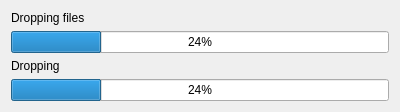
<?xml version="1.0" encoding="UTF-8"?>
<ui version="4.0">
 <class>DropFileProgressDialog</class>
 <widget class="QDialog" name="DropFileProgressDialog">
  <property name="geometry">
   <rect>
    <x>0</x>
    <y>0</y>
    <width>400</width>
    <height>111</height>
   </rect>
  </property>
  <property name="sizePolicy">
   <sizepolicy hsizetype="Preferred" vsizetype="Fixed">
    <horstretch>0</horstretch>
    <verstretch>0</verstretch>
   </sizepolicy>
  </property>
  <property name="windowTitle">
   <string>Dropping</string>
  </property>
  <layout class="QVBoxLayout" name="verticalLayout_2">
   <item>
    <layout class="QVBoxLayout" name="verticalLayout">
     <item>
      <widget class="QLabel" name="label_2">
       <property name="sizePolicy">
        <sizepolicy hsizetype="Fixed" vsizetype="Preferred">
         <horstretch>0</horstretch>
         <verstretch>0</verstretch>
        </sizepolicy>
       </property>
       <property name="text">
        <string>Dropping files</string>
       </property>
      </widget>
     </item>
     <item>
      <widget class="QProgressBar" name="overallProgressBar">
       <property name="value">
        <number>24</number>
       </property>
      </widget>
     </item>
     <item>
      <layout class="QHBoxLayout" name="horizontalLayout">
       <item>
        <widget class="QLabel" name="label">
         <property name="sizePolicy">
          <sizepolicy hsizetype="Fixed" vsizetype="Preferred">
           <horstretch>0</horstretch>
           <verstretch>0</verstretch>
          </sizepolicy>
         </property>
         <property name="text">
          <string>Dropping</string>
         </property>
        </widget>
       </item>
       <item>
        <widget class="QLabel" name="fileNameLabel">
         <property name="text">
          <string/>
         </property>
        </widget>
       </item>
      </layout>
     </item>
     <item>
      <widget class="QProgressBar" name="fileProgressBar">
       <property name="value">
        <number>24</number>
       </property>
      </widget>
     </item>
    </layout>
   </item>
  </layout>
 </widget>
 <resources/>
 <connections/>
</ui>
